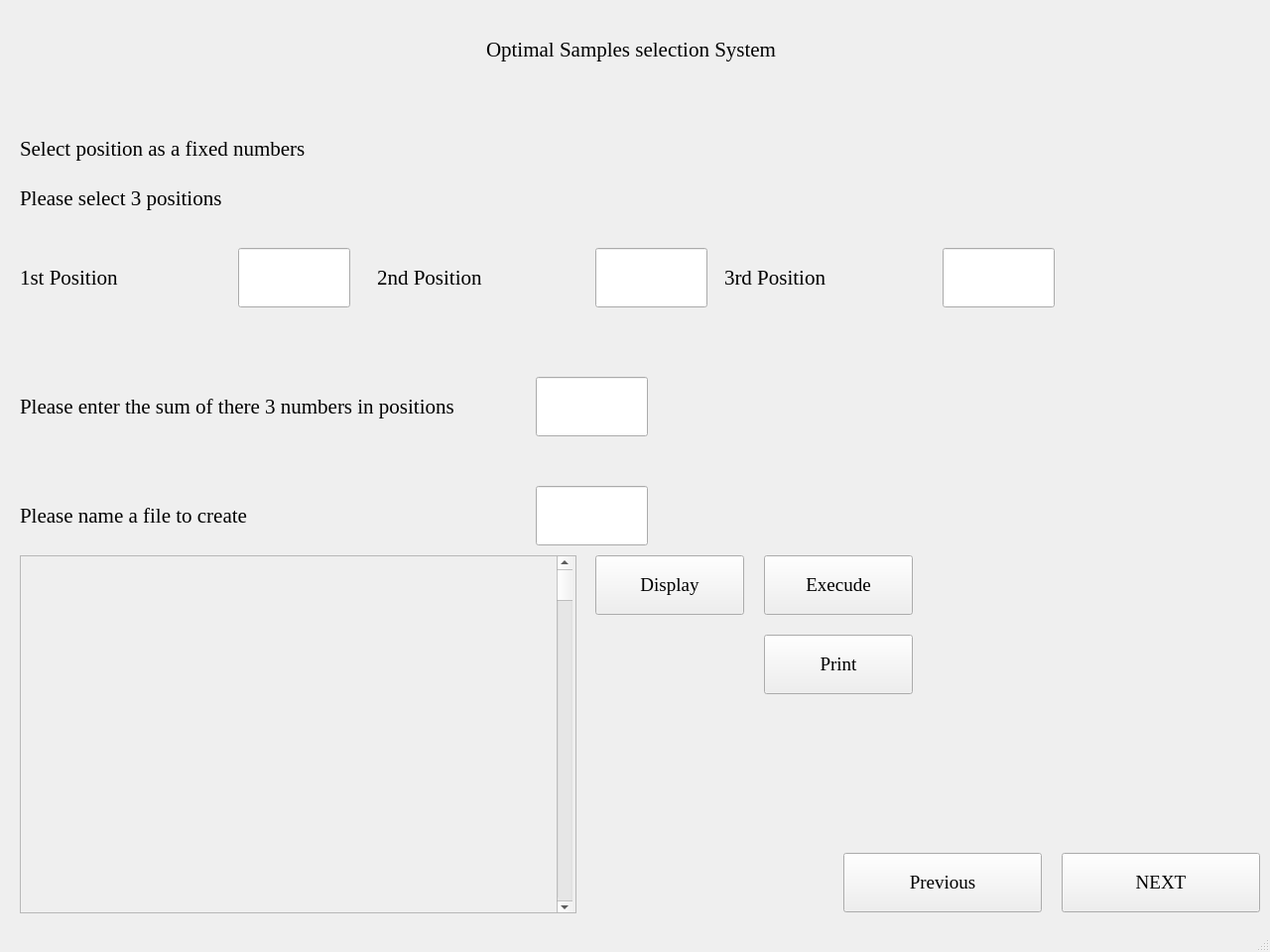
<?xml version="1.0" encoding="UTF-8"?>
<ui version="4.0">
 <class>S6</class>
 <widget class="QMainWindow" name="S6">
  <property name="geometry">
   <rect>
    <x>0</x>
    <y>0</y>
    <width>1280</width>
    <height>960</height>
   </rect>
  </property>
  <property name="windowTitle">
   <string>Optimal Samples selection System</string>
  </property>
  <widget class="QWidget" name="centralwidget">
   <widget class="QLabel" name="label">
    <property name="geometry">
     <rect>
      <x>490</x>
      <y>20</y>
      <width>700</width>
      <height>60</height>
     </rect>
    </property>
    <property name="font">
     <font>
      <family>Times New Roman</family>
      <pointsize>16</pointsize>
     </font>
    </property>
    <property name="text">
     <string>Optimal Samples selection System</string>
    </property>
   </widget>
   <widget class="QPushButton" name="NEXTbutton_2">
    <property name="geometry">
     <rect>
      <x>850</x>
      <y>860</y>
      <width>200</width>
      <height>60</height>
     </rect>
    </property>
    <property name="font">
     <font>
      <family>Times New Roman</family>
      <pointsize>14</pointsize>
     </font>
    </property>
    <property name="text">
     <string>Previous</string>
    </property>
   </widget>
   <widget class="QPushButton" name="NEXTbutton">
    <property name="geometry">
     <rect>
      <x>1070</x>
      <y>860</y>
      <width>200</width>
      <height>60</height>
     </rect>
    </property>
    <property name="font">
     <font>
      <family>Times New Roman</family>
      <pointsize>14</pointsize>
     </font>
    </property>
    <property name="text">
     <string>NEXT</string>
    </property>
   </widget>
   <widget class="QLabel" name="label_4">
    <property name="geometry">
     <rect>
      <x>20</x>
      <y>490</y>
      <width>500</width>
      <height>60</height>
     </rect>
    </property>
    <property name="font">
     <font>
      <family>Times New Roman</family>
      <pointsize>16</pointsize>
     </font>
    </property>
    <property name="text">
     <string>Please name a file to create</string>
    </property>
   </widget>
   <widget class="QPushButton" name="NEXTbutton_4">
    <property name="geometry">
     <rect>
      <x>600</x>
      <y>560</y>
      <width>150</width>
      <height>60</height>
     </rect>
    </property>
    <property name="font">
     <font>
      <family>Times New Roman</family>
      <pointsize>14</pointsize>
     </font>
    </property>
    <property name="text">
     <string>Display</string>
    </property>
   </widget>
   <widget class="QPushButton" name="NEXTbutton_3">
    <property name="geometry">
     <rect>
      <x>770</x>
      <y>560</y>
      <width>150</width>
      <height>60</height>
     </rect>
    </property>
    <property name="font">
     <font>
      <family>Times New Roman</family>
      <pointsize>14</pointsize>
     </font>
    </property>
    <property name="text">
     <string>Execude</string>
    </property>
   </widget>
   <widget class="QPushButton" name="NEXTbutton_5">
    <property name="geometry">
     <rect>
      <x>770</x>
      <y>640</y>
      <width>150</width>
      <height>60</height>
     </rect>
    </property>
    <property name="font">
     <font>
      <family>Times New Roman</family>
      <pointsize>14</pointsize>
     </font>
    </property>
    <property name="text">
     <string>Print</string>
    </property>
   </widget>
   <widget class="QLineEdit" name="lineEdit_4">
    <property name="geometry">
     <rect>
      <x>540</x>
      <y>490</y>
      <width>113</width>
      <height>60</height>
     </rect>
    </property>
   </widget>
   <widget class="QScrollArea" name="scrollArea">
    <property name="geometry">
     <rect>
      <x>20</x>
      <y>560</y>
      <width>561</width>
      <height>361</height>
     </rect>
    </property>
    <property name="widgetResizable">
     <bool>true</bool>
    </property>
    <widget class="QWidget" name="scrollAreaWidgetContents">
     <property name="geometry">
      <rect>
       <x>0</x>
       <y>0</y>
       <width>559</width>
       <height>359</height>
      </rect>
     </property>
     <widget class="QScrollBar" name="verticalScrollBar">
      <property name="geometry">
       <rect>
        <x>540</x>
        <y>0</y>
        <width>16</width>
        <height>361</height>
       </rect>
      </property>
      <property name="orientation">
       <enum>Qt::Vertical</enum>
      </property>
     </widget>
    </widget>
   </widget>
   <widget class="QLabel" name="label_5">
    <property name="geometry">
     <rect>
      <x>20</x>
      <y>120</y>
      <width>500</width>
      <height>60</height>
     </rect>
    </property>
    <property name="font">
     <font>
      <family>Times New Roman</family>
      <pointsize>16</pointsize>
     </font>
    </property>
    <property name="text">
     <string>Select position as a fixed numbers</string>
    </property>
   </widget>
   <widget class="QLabel" name="label_6">
    <property name="geometry">
     <rect>
      <x>20</x>
      <y>170</y>
      <width>400</width>
      <height>60</height>
     </rect>
    </property>
    <property name="font">
     <font>
      <family>Times New Roman</family>
      <pointsize>16</pointsize>
     </font>
    </property>
    <property name="text">
     <string>Please select 3 positions</string>
    </property>
   </widget>
   <widget class="QLabel" name="label_7">
    <property name="geometry">
     <rect>
      <x>20</x>
      <y>250</y>
      <width>200</width>
      <height>60</height>
     </rect>
    </property>
    <property name="font">
     <font>
      <family>Times New Roman</family>
      <pointsize>16</pointsize>
     </font>
    </property>
    <property name="text">
     <string>1st Position</string>
    </property>
   </widget>
   <widget class="QLineEdit" name="lineEdit_5">
    <property name="geometry">
     <rect>
      <x>240</x>
      <y>250</y>
      <width>113</width>
      <height>60</height>
     </rect>
    </property>
   </widget>
   <widget class="QLabel" name="label_8">
    <property name="geometry">
     <rect>
      <x>380</x>
      <y>250</y>
      <width>200</width>
      <height>60</height>
     </rect>
    </property>
    <property name="font">
     <font>
      <family>Times New Roman</family>
      <pointsize>16</pointsize>
     </font>
    </property>
    <property name="text">
     <string>2nd Position</string>
    </property>
   </widget>
   <widget class="QLineEdit" name="lineEdit_6">
    <property name="geometry">
     <rect>
      <x>600</x>
      <y>250</y>
      <width>113</width>
      <height>60</height>
     </rect>
    </property>
   </widget>
   <widget class="QLabel" name="label_9">
    <property name="geometry">
     <rect>
      <x>730</x>
      <y>250</y>
      <width>200</width>
      <height>60</height>
     </rect>
    </property>
    <property name="font">
     <font>
      <family>Times New Roman</family>
      <pointsize>16</pointsize>
     </font>
    </property>
    <property name="text">
     <string>3rd Position</string>
    </property>
   </widget>
   <widget class="QLineEdit" name="lineEdit_7">
    <property name="geometry">
     <rect>
      <x>950</x>
      <y>250</y>
      <width>113</width>
      <height>60</height>
     </rect>
    </property>
   </widget>
   <widget class="QLabel" name="label_10">
    <property name="geometry">
     <rect>
      <x>20</x>
      <y>380</y>
      <width>500</width>
      <height>60</height>
     </rect>
    </property>
    <property name="font">
     <font>
      <family>Times New Roman</family>
      <pointsize>16</pointsize>
     </font>
    </property>
    <property name="text">
     <string>Please enter the sum of there 3 numbers in positions</string>
    </property>
   </widget>
   <widget class="QLineEdit" name="lineEdit_8">
    <property name="geometry">
     <rect>
      <x>540</x>
      <y>380</y>
      <width>113</width>
      <height>60</height>
     </rect>
    </property>
   </widget>
  </widget>
  <widget class="QStatusBar" name="statusbar"/>
 </widget>
 <resources/>
 <connections/>
</ui>
